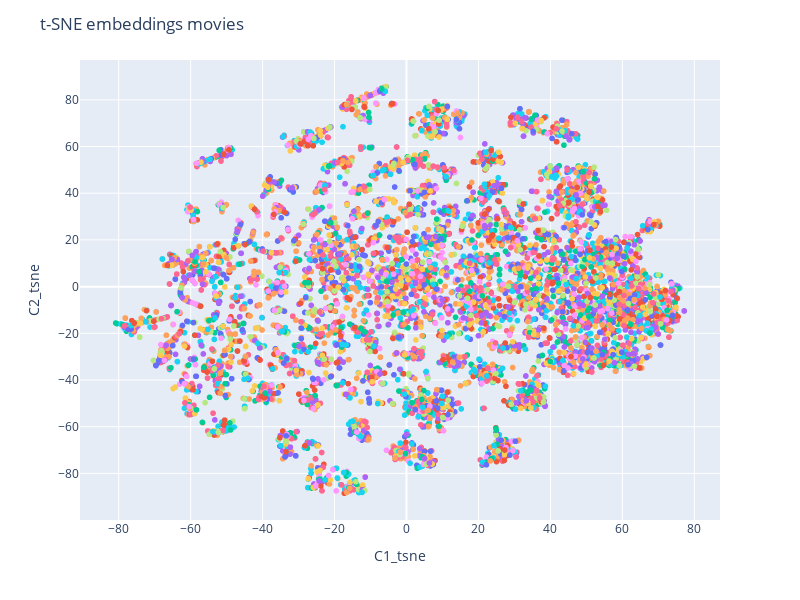

The notebook cell saved with this chart:
### Code cell
fig = px.scatter(films, x='C1_tsne', y='C2_tsne', hover_name='title', color='genres')

fig.update_layout(
    width=800,  
    height=600,
    showlegend=False,
    title='t-SNE embeddings movies'
)

fig.show()
